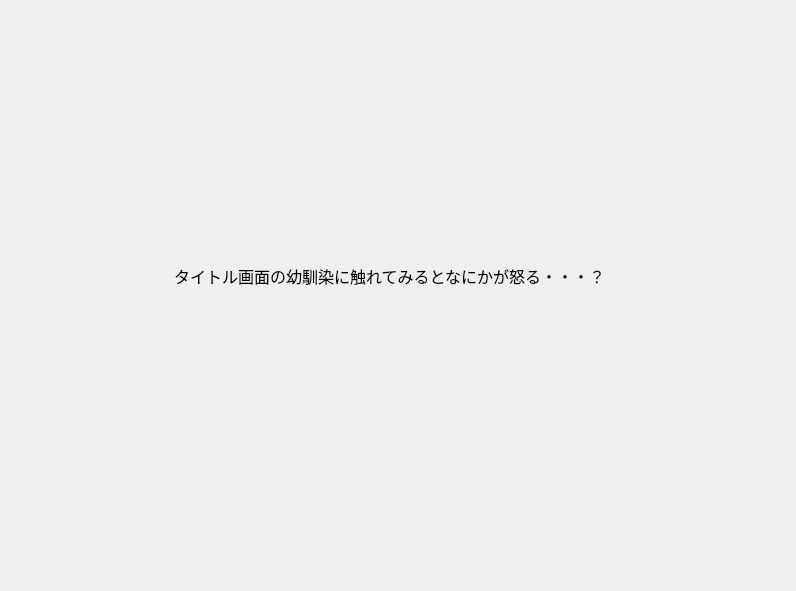
<?xml version="1.0" encoding="UTF-8"?>
<ui version="4.0">
 <class>LoadingScreen</class>
 <widget class="QMainWindow" name="LoadingScreen">
  <property name="geometry">
   <rect>
    <x>0</x>
    <y>0</y>
    <width>796</width>
    <height>591</height>
   </rect>
  </property>
  <property name="contextMenuPolicy">
   <enum>Qt::NoContextMenu</enum>
  </property>
  <property name="windowTitle">
   <string>Loading</string>
  </property>
  <property name="windowIcon">
   <iconset resource="../files.qrc">
    <normaloff>:/image/images/icons/pink_smapho.png</normaloff>:/image/images/icons/pink_smapho.png</iconset>
  </property>
  <widget class="QWidget" name="centralwidget">
   <widget class="QLabel" name="backgroundLabel">
    <property name="geometry">
     <rect>
      <x>0</x>
      <y>0</y>
      <width>800</width>
      <height>600</height>
     </rect>
    </property>
    <property name="text">
     <string/>
    </property>
    <property name="pixmap">
     <pixmap resource="../files.qrc">:/image/images/backgrounds/loading_screen.png</pixmap>
    </property>
    <property name="scaledContents">
     <bool>true</bool>
    </property>
   </widget>
   <widget class="QLabel" name="loadingLabel">
    <property name="geometry">
     <rect>
      <x>530</x>
      <y>530</y>
      <width>219</width>
      <height>50</height>
     </rect>
    </property>
    <property name="text">
     <string/>
    </property>
    <property name="scaledContents">
     <bool>true</bool>
    </property>
   </widget>
   <widget class="QTextBrowser" name="tipsBrowser">
    <property name="geometry">
     <rect>
      <x>170</x>
      <y>260</y>
      <width>470</width>
      <height>60</height>
     </rect>
    </property>
    <property name="font">
     <font>
      <family>UD デジタル 教科書体 N-B</family>
      <pointsize>-1</pointsize>
      <weight>9</weight>
      <italic>false</italic>
      <bold>false</bold>
     </font>
    </property>
    <property name="contextMenuPolicy">
     <enum>Qt::NoContextMenu</enum>
    </property>
    <property name="styleSheet">
     <string notr="true">QTextBrowser {
	background-color: transparent;
	border: 0;	
	font: 75 24px &quot;UD デジタル 教科書体 N-B&quot;;
}</string>
    </property>
    <property name="verticalScrollBarPolicy">
     <enum>Qt::ScrollBarAlwaysOff</enum>
    </property>
    <property name="horizontalScrollBarPolicy">
     <enum>Qt::ScrollBarAlwaysOff</enum>
    </property>
    <property name="sizeAdjustPolicy">
     <enum>QAbstractScrollArea::AdjustToContents</enum>
    </property>
    <property name="tabChangesFocus">
     <bool>true</bool>
    </property>
    <property name="html">
     <string>&lt;!DOCTYPE HTML PUBLIC &quot;-//W3C//DTD HTML 4.0//EN&quot; &quot;http://www.w3.org/TR/REC-html40/strict.dtd&quot;&gt;
&lt;html&gt;&lt;head&gt;&lt;meta name=&quot;qrichtext&quot; content=&quot;1&quot; /&gt;&lt;style type=&quot;text/css&quot;&gt;
p, li { white-space: pre-wrap; }
&lt;/style&gt;&lt;/head&gt;&lt;body style=&quot; font-family:'UD デジタル 教科書体 N-B'; font-size:24px; font-weight:72; font-style:normal;&quot;&gt;
&lt;p style=&quot; margin-top:0px; margin-bottom:0px; margin-left:0px; margin-right:0px; -qt-block-indent:0; text-indent:0px;&quot;&gt;&lt;span style=&quot; font-size:12pt;&quot;&gt;タイトル画面の幼馴染に触れてみるとなにかが怒る・・・？&lt;/span&gt;&lt;/p&gt;&lt;/body&gt;&lt;/html&gt;</string>
    </property>
   </widget>
  </widget>
 </widget>
 <resources>
  <include location="../files.qrc"/>
 </resources>
 <connections/>
</ui>
